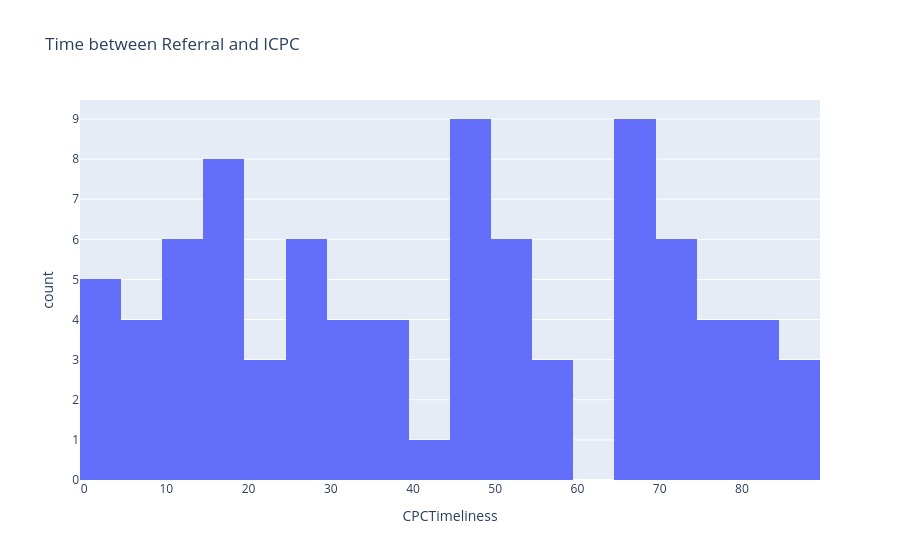

Notebook code for this chart:
### Code cell
cin['CINreferralDate_dt'] = pd.to_datetime(cin['CINreferralDate'], format="%d/%m/%Y", errors='coerce')
cin['DateOfInitialCPC_dt'] = pd.to_datetime(cin['DateOfInitialCPC'], dayfirst=True, errors='coerce')

# calculates days between 2 dates (as object)
cin['CPCTimeliness'] = (cin['DateOfInitialCPC_dt'] - cin['CINreferralDate_dt'])

# to caculate by days an integer we can use Timedelta from pandas
cin['CPCTimeliness'] = cin['CPCTimeliness']/pd.Timedelta(1, 'd')

timeliness_hist = px.histogram(cin,
                               x='CPCTimeliness',
                               nbins=20,
                               title='Time between Referral and ICPC')

timeliness_hist.show()

### Figure 1 — Plotly figure (JSON) as saved in the notebook; plotly's stock layout.template omitted (floating-point values rounded to 4 significant figures)
{"data": [{"bingroup": "x", "hovertemplate": "CPCTimeliness=%{x}<br>count=%{y}<extra></extra>", "legendgroup": "", "marker": {"color": "#636efa", "pattern": {"shape": ""}}, "name": "", "nbinsx": 20, "orientation": "v", "showlegend": false, "type": "histogram", "x": [78.0, 49.0, 14.0, 66.0, 83.0, 3.0, 0.0, 25.0, 12.0, 65.0, 16.0, 54.0, 46.0, 74.0, NaN, 27.0, 19.0, 8.0, 68.0, NaN, 24.0, 66.0, NaN, 50.0, NaN, 83.0, 45.0, 4.0, 86.0, 66.0, 84.0, 66.0, 39.0, NaN, 67.0, 11.0, 51.0, 46.0, 56.0, 3.0, 43.0, 48.0, 56.0, 19.0, 19.0, 1.0, 77.0, 36.0, 21.0, NaN, 15.0, 69.0, 55.0, 34.0, 69.0, 87.0, 74.0, 74.0, NaN, 18.0, 27.0, 51.0, 74.0, 27.0, 32.0, NaN, 72.0, NaN, 50.0, 10.0, 86.0, 27.0, 77.0, 36.0, 33.0, 21.0, NaN, 30.0, NaN, 13.0, 9.0, 49.0, 19.0, NaN, NaN, 6.0, 70.0, 49.0, 46.0, 46.0, 81.0, 13.0, NaN, 9.0, 75.0, NaN, 26.0, 54.0, NaN, 37.0, 17.0], "xaxis": "x", "yaxis": "y"}], "layout": {"barmode": "relative", "legend": {"tracegroupgap": 0}, "title": {"text": "Time between Referral and ICPC"}, "xaxis": {"anchor": "y", "domain": [0, 1], "title": {"text": "CPCTimeliness"}}, "yaxis": {"anchor": "x", "domain": [0, 1], "title": {"text": "count"}}}}
